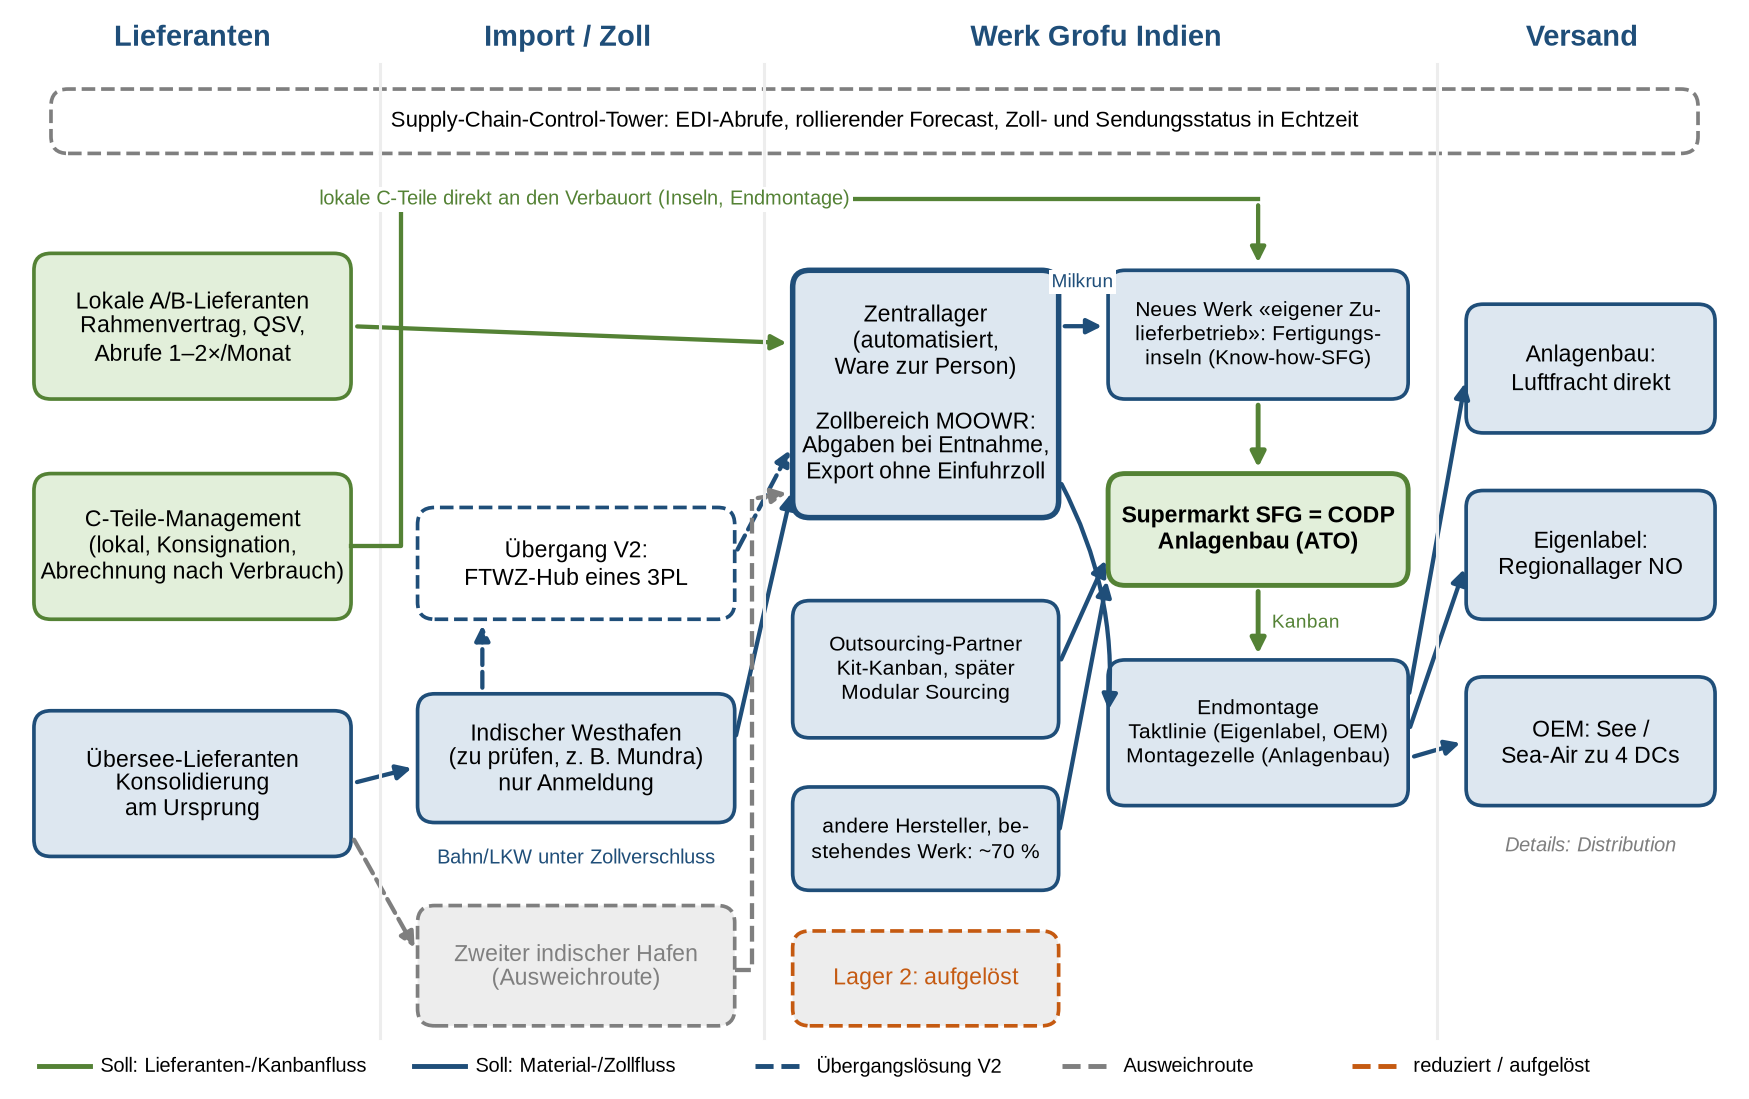

Here is the Python script that generated this plot:
"""Abbildung Block 1: Soll-Materialfluss Inbound auf Netzwerkebene (Zielbild V3).

Aufruf: python b1-soll-materialfluss.py  ->  b1-soll-materialfluss.png (+ .svg) im selben Ordner.
Schrift: Liberation Sans, falls vorhanden (Umgebungsvariable FONT_DIR mit den .ttf), sonst DejaVu Sans.
"""
import os
from pathlib import Path

import matplotlib

matplotlib.use("Agg")
import matplotlib.pyplot as plt
from matplotlib import font_manager
from matplotlib.patches import FancyArrowPatch, FancyBboxPatch

BLAU, ORANGE, GRUEN, GRAU = "#1F4E79", "#C55A11", "#548235", "#7F7F7F"
HELLBLAU, HELLGRUEN, HELLGRAU = "#DDE7F0", "#E2EFDA", "#EDEDED"

font_dir = os.environ.get("FONT_DIR")
if font_dir:
    for f in Path(font_dir).glob("LiberationSans*.ttf"):
        font_manager.fontManager.addfont(str(f))
plt.rcParams["font.family"] = ["Liberation Sans", "DejaVu Sans"]
plt.rcParams["font.size"] = 8

fig, ax = plt.subplots(figsize=(10, 6.2))
ax.set_xlim(0, 100)
ax.set_ylim(0, 62)
ax.axis("off")


def box(x, y, w, h, text, fc=HELLBLAU, ec=BLAU, lw=1.2, ls="-", bold=False, color="black", size=7.6):
    ax.add_patch(FancyBboxPatch((x, y), w, h, boxstyle="round,pad=0.3,rounding_size=1.0",
                                fc=fc, ec=ec, lw=lw, ls=ls))
    ax.text(x + w / 2, y + h / 2, text, ha="center", va="center", fontsize=size,
            weight="bold" if bold else "normal", color=color, linespacing=1.2)


def arrow(x1, y1, x2, y2, color=BLAU, ls="-", lw=1.4, rad=0.0):
    ax.add_patch(FancyArrowPatch((x1, y1), (x2, y2), arrowstyle="-|>", mutation_scale=10,
                                 color=color, lw=lw, ls=ls, connectionstyle=f"arc3,rad={rad}"))


def label(x, y, text, color=BLAU, size=6.6, ha="center"):
    ax.text(x, y, text, fontsize=size, color=color, ha=ha, va="center",
            bbox=dict(boxstyle="square,pad=0.15", fc="white", ec="none"))


# Spaltenköpfe und Trennlinien
for x, t in [(10, "Lieferanten"), (32, "Import / Zoll"), (63, "Werk Grofu Indien"), (91.5, "Versand")]:
    ax.text(x, 61, t, ha="center", va="center", fontsize=9.5, weight="bold", color=BLAU)
for x in (21, 43.5, 83):
    ax.plot([x, x], [2, 59.5], color=HELLGRAU, lw=1)

# Informationsfluss
box(2, 54.5, 96, 3.2, "Supply-Chain-Control-Tower: EDI-Abrufe, rollierender Forecast, Zoll- und Sendungsstatus in Echtzeit",
    fc="white", ec=GRAU, ls="--", size=7.2)

# Lieferanten
box(1, 40, 18, 8, "Lokale A/B-Lieferanten\nRahmenvertrag, QSV,\nAbrufe 1–2×/Monat", fc=HELLGRUEN, ec=GRUEN)
box(1, 27, 18, 8, "C-Teile-Management\n(lokal, Konsignation,\nAbrechnung nach Verbrauch)", fc=HELLGRUEN, ec=GRUEN)
box(1, 13, 18, 8, "Übersee-Lieferanten\nKonsolidierung\nam Ursprung", fc=HELLBLAU, ec=BLAU)

# Import / Zoll
box(23.5, 15, 18, 7, "Indischer Westhafen\n(zu prüfen, z. B. Mundra)\nnur Anmeldung", fc=HELLBLAU, ec=BLAU)
box(23.5, 27, 18, 6, "Übergang V2:\nFTWZ-Hub eines 3PL", fc="white", ec=BLAU, ls="--")
box(23.5, 3, 18, 6.5, "Zweiter indischer Hafen\n(Ausweichroute)", fc=HELLGRAU, ec=GRAU, ls="--", color=GRAU)

# Werk
box(45.5, 33, 15, 14, "Zentrallager\n(automatisiert,\nWare zur Person)\n\nZollbereich MOOWR:\nAbgaben bei Entnahme,\nExport ohne Einfuhrzoll",
    fc=HELLBLAU, ec=BLAU, lw=1.8)
box(64, 40, 17, 7, "Neues Werk «eigener Zu-\nlieferbetrieb»: Fertigungs-\ninseln (Know-how-SFG)", size=7.0)
box(64, 29, 17, 6, "Supermarkt SFG = CODP\nAnlagenbau (ATO)", fc=HELLGRUEN, ec=GRUEN, lw=1.6, bold=True)
box(64, 16, 17, 8, "Endmontage\nTaktlinie (Eigenlabel, OEM)\nMontagezelle (Anlagenbau)", size=7.0)
box(45.5, 20, 15, 7.5, "Outsourcing-Partner\nKit-Kanban, später\nModular Sourcing", size=7.0)
box(45.5, 11, 15, 5.5, "andere Hersteller, be-\nstehendes Werk: ~70 %", size=7.0)
box(45.5, 3, 15, 5, "Lager 2: aufgelöst", fc=HELLGRAU, ec=ORANGE, ls="--", color=ORANGE)

# Versand
box(85, 38, 14, 7, "Anlagenbau:\nLuftfracht direkt")
box(85, 27, 14, 7, "Eigenlabel:\nRegionallager NO")
box(85, 16, 14, 7, "OEM: See /\nSea-Air zu 4 DCs")
ax.text(92, 13, "Details: Distribution", ha="center", fontsize=6.6, color=GRAU, style="italic")

# Flüsse Lieferanten -> Werk
arrow(19.3, 44, 45.2, 43, GRUEN)                                   # A/B ins Zentrallager
ax.plot([19.3, 22.2, 22.2], [31, 31, 51.5], color=GRUEN, lw=1.4)    # lokale C-Teile direkt an den Verbauort
ax.plot([22.2, 72.5], [51.5, 51.5], color=GRUEN, lw=1.4)
arrow(72.5, 51.5, 72.5, 47.4, GRUEN)
label(33, 51.5, "lokale C-Teile direkt an den Verbauort (Inseln, Endmontage)", GRUEN)
arrow(19.3, 17, 23.2, 18, BLAU)                                    # Übersee -> Hafen
arrow(41.8, 19.5, 45.2, 34.5, BLAU)                                # Hafen -> Zentrallager (Zollverschluss)
label(32.5, 12.6, "Bahn/LKW unter Zollverschluss", BLAU)
arrow(27, 22.3, 27, 26.7, BLAU, ls="--")                           # Hafen -> FTWZ (Übergang)
arrow(41.8, 30.5, 45.2, 37, BLAU, ls="--")                         # FTWZ -> Zentrallager
arrow(19.3, 14, 23.2, 7, GRAU, ls="--")                            # Ausweichroute zweiter Hafen
ax.plot([41.8, 42.8, 42.8], [6, 6, 33.8], color=GRAU, ls="--", lw=1.4)
arrow(42.8, 33.8, 45.2, 34.2, GRAU, ls="--")

# Flüsse im Werk
arrow(60.8, 44, 63.7, 44, BLAU)                                    # Zentrallager -> Inseln (Milkrun)
label(62.2, 46.6, "Milkrun", BLAU, size=6.2)
arrow(60.8, 35, 63.7, 21, BLAU, rad=-0.15)                         # Zentrallager -> Endmontage (Milkrun)
arrow(72.5, 39.7, 72.5, 35.3, GRUEN, lw=1.6)                       # Inseln -> Supermarkt
arrow(60.8, 24, 63.7, 30.5, BLAU)                                  # Outsourcing -> Supermarkt
arrow(60.8, 14, 63.7, 29.3, BLAU)                     # andere Hersteller -> Supermarkt
arrow(72.5, 28.7, 72.5, 24.3, GRUEN, lw=1.6)                       # Supermarkt -> Endmontage (Kanban)
label(75.3, 26.5, "Kanban", GRUEN, size=6.2)
arrow(81.3, 22, 84.7, 41, BLAU)
arrow(81.3, 20, 84.7, 30, BLAU)
arrow(81.3, 18.5, 84.7, 19.5, BLAU)

# Legende
items = [(GRUEN, "-", "Soll: Lieferanten-/Kanbanfluss"), (BLAU, "-", "Soll: Material-/Zollfluss"),
         (BLAU, "--", "Übergangslösung V2"), (GRAU, "--", "Ausweichroute"), (ORANGE, "--", "reduziert / aufgelöst")]
for i, (c, ls, t) in enumerate(items):
    x = [1, 23, 43, 61, 78][i]
    ax.plot([x, x + 3], [0.3, 0.3], color=c, ls=ls, lw=1.6)
    ax.text(x + 3.6, 0.3, t, va="center", fontsize=6.6)

out = Path(__file__).with_suffix("")
fig.savefig(f"{out}.png", dpi=220, bbox_inches="tight")
fig.savefig(f"{out}.svg", bbox_inches="tight")
print("geschrieben:", f"{out}.png")
